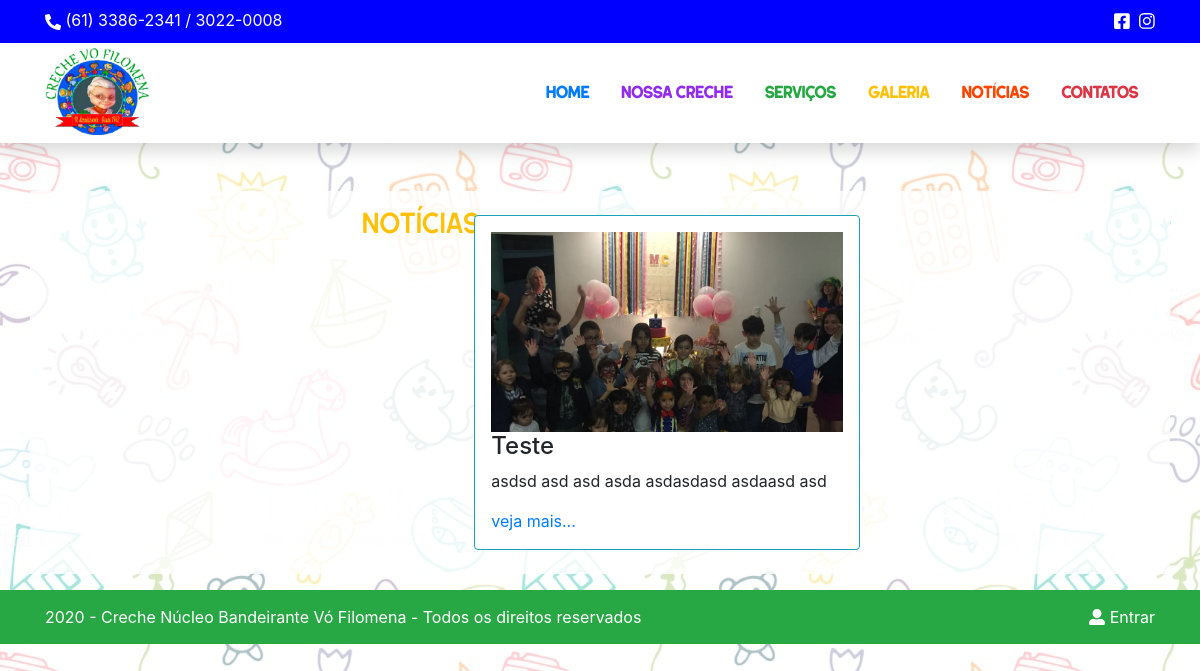
Page /index.php/site/Noticias on the committed database.
### tables this page shows
CREATE TABLE `noticias` (
  `id_noticia` int(11) NOT NULL,
  `titulo_noticia` varchar(100) DEFAULT NULL,
  `texto_noticia` text,
  `img_noticia` varchar(50) DEFAULT NULL,
  `data_noticia` date DEFAULT NULL,
  `create_noticia` datetime DEFAULT NULL,
  `alter_noticia` datetime DEFAULT NULL
);

### application/controllers/Site.php (called while the page is built, shortened)
<?php
class Site extends CI_Controller {
	public function Noticias() {
		$NumReg = 16;
		$this->load->model('Noticia_model');
		$noticia = $this->Noticia_model->MostraNoticiaSite($NumReg);
		$dados = array('titulo' =>'Noticias - Creche Núcleo Bandeirante Vó Filomena', 'noticias' => $noticia);
		$this->load->view('noticias', $dados);
	}
}

### index.php (called while the page is built, shortened)
<?php
require_once BASEPATH.'core/CodeIgniter.php';

### application/models/Noticia_model.php (called while the page is built, shortened)
<?php
class Noticia_model extends CI_Model {
	public function MostraNoticiaSite($NumReg) {
		$this->db->limit($NumReg);
		return $this->db->get('noticias')->result();
	}
}

### application/views/noticias.php (the view, shortened to what this page needs)
<!DOCTYPE html>
<html lang="pt-br">
<head>
    <link rel="stylesheet" href="<?= base_url('assets/css/bootstrap.min.css');?>" rel="stylesheet">
    <link rel="stylesheet" href="<?= base_url('assets/css/style.css');?>" rel="stylesheet">
</head>
<body>
    <div class="row top">
        <div class="container">
            <div class="row">
                <div class="col-lg-8 ">
                    <i class="fas fa-phone-alt align-middle"></i> (61) 3386-2341 / 3022-0008
                </div>
                <div class="col-lg-4 text-right">
                    <a href="https://www.facebook.com/CrecheVoFilomenaNucleoBandeirante/?ref=br_rs" target="_blank" class="text-white top-social" title="Facebook"><i class="fab fa-facebook-square"></i></a>
                    <a href="https://www.instagram.com/explore/locations/1015808779/creche-vo-filomena-nucleo-bandeirante/?hl=pt-br" target="_blank" class="text-white top-social" title="Instagram"><i class="fab fa-instagram"></i></a>
                </div>
            </div>
        </div>
    </div>
    <div class="row header sticky-top shadow bg-white">
        <div class="container">
            <div class="row">
                <div class="col-lg-4">
                    <img src="<?= base_url('assets/img/logo_creche.png');?>" alt="" class="img-fluid" width="30%">
                </div>
                <div class="col-lg-8 align-middle">
                    <ul class="nav menu justify-content-end mt-4">
                        <li class="nav-item">
                            <a class="nav-link text-primary" href="<?= site_url();?>/">HOME</a>
                        </li>
                        <li class="nav-item">
                            <a class="nav-link text-purple" href="<?= site_url();?>/#NossaCreche">NOSSA CRECHE</a>
                        </li>
                        <li class="nav-item">
                            <a class="nav-link text-success" href="<?= site_url();?>/#Servicos">SERVIÇOS</a>
                        </li>
                        <li class="nav-item">
                            <a class="nav-link text-warning" href="<?= site_url();?>/#Galeria">GALERIA</a>
                        </li>
                        <li class="nav-item">
                            <a class="nav-link text-orage" href="<?= site_url();?>/#Noticias">NOTÍCIAS</a>
                        </li>
                        <li class="nav-item">
                            <a class="nav-link text-danger" href="<?= site_url();?>/#Contatos">CONTATOS</a>
                        </li>
                    </ul>
                </div>
            </div>
        </div>
    </div>
    <div class="bg_galeria">
        <div class="container" id="Galeria">
            <div class="row mt-5 p-3 bg_fundo justify-content-md-center">
                <h3 class="text-warning">Notícias</h3>
                <div class="row">
                <?php
                    foreach($noticias as $value => $n) {
                ?>
                    <div class="col col-lg-12 border border-info rounded p-3 m-2 bg-white">
                        <img src="<?= base_url($noticias[$value]->img_noticia);?>" class="img-fluid capas" alt="">
                        <div class="col text-justify p-0">
                            <h4><?= $noticias[$value]->titulo_noticia; ?></h4>
                            <p><?= $noticias[$value]->texto_noticia; ?></p>
                        </div>
                        <a href="<?= site_url('Site/Noticia/'.$noticias[$value]->id_noticia);?>">veja mais...</a>
                    </div>
                <?php
                    }
                ?>
                </div>
            </div>
        </div>
    </div>
    <div class="row rodape bg-success mt-3">
        <div class="container">
            <div class="row text-white">
                <div class="col-lg-8">
                    <?= date('Y').' - Creche Núcleo Bandeirante Vó Filomena - Todos os direitos reservados ' ?>
                </div>
                <div class="col-lg-4 text-right">
                    <a href="<?= site_url('Login');?>" target="_blank" class="text-white"><i class="fas fa-user-alt"></i> Entrar</a>
                </div>
            </div>
        </div>
    </div>
</body>
</html>

### assets/css/style.css (style rules this page uses)
* { margin: 0; padding: 0; }
body { background-image: url(../img/bg.png); }
.top { margin: 0; padding: 8px 0; background-color: #0000FF; font-size: 16px; color: #FFFFFF; }
.header { margin: 0; height: 100px; padding: 5px 0; background-color: #fffff; }
.top-social { font-size: 18px; margin-left: 5px; }
.menu { margin: 0; font-weight: bold; font-family: 'Hillstown', Arial, Helvetica, sans-serif; }
.text-orage { color: #FF4500; }
.text-purple { color: #912CEE; }
h3 { font-family: 'Hillstown', Arial, Helvetica, sans-serif; }
.rodape { margin: 0; padding: 15px 0 15px 0; }
.bg_fundo { background-color: rgba(255, 255, 255, 0.8); }
.menu { width: auto; float: right; margin: 0 auto; border: 0 solid; list-style: none; z-index: 100; }
.capas { width: 100%; height: 200px; object-fit: cover; }

### rows in the picture
noticias: img_noticia (picture), titulo_noticia "Teste", texto_noticia "asdsd asd asd asda asdasdasd asdaasd asd"
